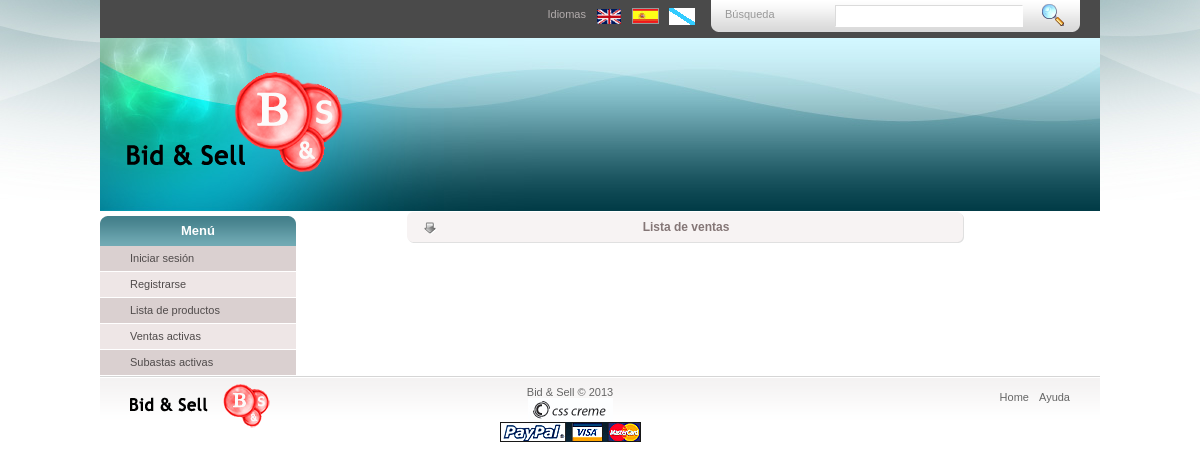
Page /index.php?controller=sale&action=listing on the earlier database version.
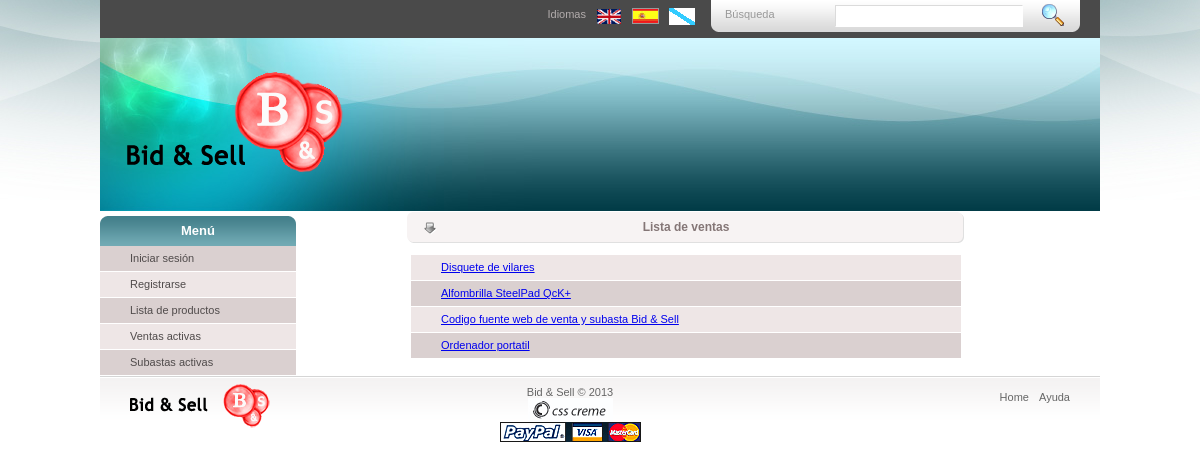
Same page on the later database version.
### tables this page shows
CREATE TABLE IF NOT EXISTS `VENTA` (
  `idVenta` int(10) unsigned NOT NULL AUTO_INCREMENT COMMENT 'Identificador unico de ventas. Auto incrementado.',
  `idProducto` int(10) unsigned NOT NULL COMMENT 'Identificador del producto en venta (clave foranea a PRODUCTO.idProducto).',
  `precio` decimal(9,2) unsigned NOT NULL DEFAULT '0.00' COMMENT 'Precio de venta del producto (en euros).',
  `stock` int(3) unsigned NOT NULL DEFAULT '0' COMMENT 'Cantidad de ejemplares del producto disponibles para venta.',
  PRIMARY KEY (`idVenta`),
  KEY `idProducto` (`idProducto`)
);

CREATE TABLE IF NOT EXISTS `PRODUCTO` (
  `idProducto` int(10) unsigned NOT NULL AUTO_INCREMENT COMMENT 'Identificador unico de producto. Auto incrementado.',
  `propietario` varchar(20) NOT NULL COMMENT 'Login del propietario (clave foranea a USUARIO.login).',
  `estado` enum('pendiente','subasta','venta') NOT NULL DEFAULT 'pendiente' COMMENT 'Estado del producto: en venta, en subasta o aun no establecido (pendiende).',
  `nombre` varchar(255) NOT NULL COMMENT 'Nombre del producto.',
  `descripcion` text COMMENT 'Descripcion del producto. Puede ser nulo.',
  PRIMARY KEY (`idProducto`),
  KEY `propietario` (`propietario`)
);

### views/layouts/application.php (called while the page is built, shortened)
<?php
require "header.php";
$this->yield();
require "footer.php";
?>

### controllers/SalesController.php (called while the page is built, shortened)
<?php
class SalesController extends Controller
{
    public function listing()
    {
        $sales = \models\Sale::findBy(null);
        $list = array();
        foreach ($sales as $sale) {
            $product = new \models\Product($sale->getProductId());
            $list[ ] = [
                "sale"    => $sale,
                "product" => $product,
            ];
        }
        $this->view->assign("list", $list);
        $this->view->render("sale_list");
    }
}
?>

### controllers/Router.php (called while the page is built, shortened)
<?php
class Router
{
    public function routeRequest($request)
    {
        $controller = "controllers\\HomeController";
        if ((isset($request->controller))) {
            $controller = $request->controller;
            $controller = "controllers\\" . ucfirst($controller) . "sController";
        }
        $action = isset($request->action) ? $request->action : "defaultAction";
        if (class_exists($controller) && method_exists($controller,$action)) {
            $controller = new $controller($request);
            $controller->$action();
        } else {
            header("HTTP/1.1 404 Not Found");
            include_once(__DIR__ . "/../assets/static/404.html");
            exit();
        }
    }
}
?>

### index.php (called while the page is built, shortened)
<?php
require_once(__DIR__ . "/components/ClassLoader.php");
$router = new controllers\Router();
$router->routeRequest(new components\Request());
?>

### components/ClassLoader.php (called while the page is built, shortened)
<?php
class ClassLoader
{
    private $namespace;
    private $includePath;
    private $separator    = "\\";
    private $extension    = ".php";
    public function __construct($namespace = null, $includePath = null)
    {
        $this->namespace   = $namespace;
        $this->includePath = $includePath;
    }
    public function loadClass($className)
    {
        $ns = $this->namespace . $this->separator;
        if ($this->namespace === null || $ns === substr($className, 0, strlen($ns))) {
            $fileName  = "";
            $lastNsPos = strripos($className, $this->separator);
            if ($lastNsPos !== false) {
                $namespace = substr($className, 0, $lastNsPos);
                $className = substr($className, $lastNsPos + 1);
                $fileName  = str_replace($this->separator, DIRECTORY_SEPARATOR, $namespace);
                $fileName .= DIRECTORY_SEPARATOR;
            }
            $fileName .= str_replace('_', DIRECTORY_SEPARATOR, $className);
            $fileName .= $this->extension;
            $require = "";
            if ($this->includePath !== null)
                $require .= $this->includePath . DIRECTORY_SEPARATOR;
        }
    }
}
?>

### database/SQLDAO.php (called while the page is built, shortened)
<?php
abstract class SQLDAO implements DAO
{
    protected $tableName;
    public function __construct($tableName)
    {
        $this->tableName = $tableName;
    }
    public function select($data, $where = null)
    {
        $db = DatabaseConnection::getConnection();
        $select = "SELECT ";
        $iter = new \CachingIterator(new \ArrayIterator($data));
        foreach ($iter as $column) {
            $select .= $column;
        }
        $select .= " FROM " . $this->tableName;
        if (isset($where)) {
            $select .= " WHERE ";
            $iter = new \CachingIterator(new \ArrayIterator($where));
            foreach ($iter as $key => $_) {
                $select .= $key . " = ?";
            }
        }
        $query = $db->prepare($select);
        if (isset($where)) {
            $i = 1;
            foreach ($where as $key => $_)
                $query->bindParam($i++, $where[$key]);
        }
        $result = array();
        if ($query->execute()) {
            while ($row = $query->fetch())
                $result[] = $row;
        }
        return $result;
    }
}
?>

### models/Sale.php (called while the page is built, shortened)
<?php
class Sale extends Model
{
    private $idSale;
    private $idProduct;
    public function __construct($idSale = null, $idProduct = null)
    {
        $this->idSale    = $idSale;
        $this->idProduct = $idProduct;
    }
    public static function findBy($where)
    {
        $ids = \database\DAOFactory::getDAO("sale")->select(["idVenta"], $where);
        if (!$ids) return array();
        $found = array();
        foreach ($ids as $id) {
            $sale = new Sale($id["idVenta"]);
            if (!$sale->fill()) break;
            $found[ ] = $sale;
        }
        return $found;
    }
    public function fill()
    {
        $rows = $this->dao->select(["*"], ["idVenta" => $this->idSale]);
        $this->idProduct = $rows[0]["idProducto"];
        return true;
    }
    public function getId()
    {
        return $this->idSale;
    }
    public function getProductId()
    {
        return $this->idProduct;
    }
}
?>

### models/Model.php (called while the page is built, shortened)
<?php
abstract class Model
{
    public function __construct()
    {
        $entity = substr(strchr(get_called_class(), "\\"), 1);
    }
}
?>

### components/Configuration.php (called while the page is built, shortened)
<?php
class Configuration
{
    private static $config;
    public static function readConfiguration($filename)
    {
        self::$config = parse_ini_file($filename, true);
    }
    public static function getValue($section, $key)
    {
        if (array_key_exists($section, self::$config) && array_key_exists($key, self::$config[$section]))
            return self::$config[$section][$key];
        return null;
    }
}
?>

### database/DAOFactory.php (called while the page is built, shortened)
<?php
class DAOFactory
{
    public static function getDAO($entityName)
    {
        $className = \components\Configuration::getValue("daos", strtolower($entityName));
        if (isset($className)) {
            return new $className();
        }
        return null;
    }
}
?>

### models/Product.php (called while the page is built, shortened)
<?php
class Product extends Model
{
    private $idProduct;
    public function __construct($idProduct = null, $owner = null)
    {
        $this->idProduct =   $idProduct;
    }
    public function fill()
    {
        $rows = $this->dao->select(["*"], ["idProducto" => $this->idProduct]);
        $this->name        = $rows[0]["nombre"];
        return true;
    }
}
?>

### views/templates/sale_list.php (the view, shortened to what the changed rows need)
<div class="center_content">
    <ul class="list">
<?php
    $list = array_reverse($list);
    for ($i = 0; $i < count($list); $i++) {
?>
        <li class="<?php if ($i % 2 == 0) print "even"; else print "odd"; ?>">
            <a href="/index.php?controller=sale&action=get&id=<?php print $list[$i]["sale"]->getId(); ?>"><?php print $list[$i]["product"]->name; ?></a>
        </li>
<?php } ?>
    </ul>
</div>

Differences in the rows shown:
added venta: idProducto.nombre "Disquete de vilares"
added venta: idProducto.nombre "Alfombrilla SteelPad QcK+"
added venta: idProducto.nombre "Codigo fuente web de venta y subasta Bid & Sell"
added venta: idProducto.nombre "Ordenador portatil"
